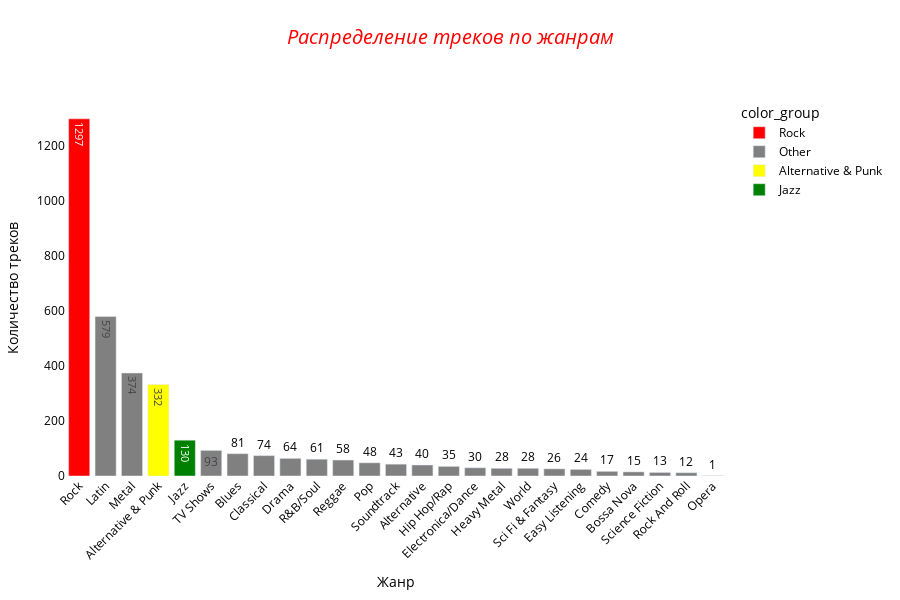

Here is the notebook cell this chart was saved with:
### Code cell
query = """
    SELECT 
        g.name AS genre_name,
        COUNT(*) AS tracks_count
    FROM track t
    JOIN genre g ON t.genre_id = g.genre_id
    GROUP BY g.name
    ORDER BY COUNT(*) DESC
"""

with set_connection() as conn:
    df = pd.read_sql(query, conn)

highlight_genres = ['Rock', 'Jazz', 'Alternative & Punk']
df['color_group'] = df['genre_name'].apply(
    lambda x: x if x in highlight_genres else 'Other'
)

color_map = {
    'Rock': 'red',
    'Jazz': 'green',
    'Alternative & Punk': 'yellow',
    'Other': 'grey'
}
fig = px.bar(
    df,
    x='genre_name',
    y='tracks_count',
    title='Распределение треков по жанрам',
    labels={'genre_name': 'Жанр', 'tracks_count': 'Количество треков'},
    color='color_group',
    color_discrete_map=color_map,
    category_orders={'genre_name': df['genre_name']},
    text='tracks_count',
    height=600)

fig.update_layout(
    title={
        'text': '<i>Распределение треков по жанрам</i>',
        'y':0.95,
        'x':0.5,
        'xanchor': 'center',
        'yanchor': 'top',
        'font': {'size': 20, 'color': 'red'}
    },
    plot_bgcolor='white',  # Белый фон области диаграммы
    paper_bgcolor='white', # Белый фон вокруг диаграммы
    xaxis_tickangle=-45,
    font=dict(color='black'),
    margin=dict(l=50, r=50, b=100, t=100))
     
fig.show()

### Figure 1 — Plotly figure (JSON) as saved in the notebook; plotly's stock layout.template omitted (floating-point values rounded to 4 significant figures)
{"data": [{"hovertemplate": "color_group=Rock<br>Жанр=%{x}<br>Количество треков=%{text}<extra></extra>", "legendgroup": "Rock", "marker": {"color": "red", "pattern": {"shape": ""}}, "name": "Rock", "orientation": "v", "showlegend": true, "text": [1297.0], "textposition": "auto", "type": "bar", "x": ["Rock"], "xaxis": "x", "y": [1297], "yaxis": "y"}, {"hovertemplate": "color_group=Other<br>Жанр=%{x}<br>Количество треков=%{text}<extra></extra>", "legendgroup": "Other", "marker": {"color": "grey", "pattern": {"shape": ""}}, "name": "Other", "orientation": "v", "showlegend": true, "text": [579.0, 374.0, 93.0, 81.0, 74.0, 64.0, 61.0, 58.0, 48.0, 43.0, 40.0, 35.0, 30.0, 28.0, 28.0, 26.0, 24.0, 17.0, 15.0, 13.0, 12.0, 1.0], "textposition": "auto", "type": "bar", "x": ["Latin", "Metal", "TV Shows", "Blues", "Classical", "Drama", "R&B/Soul", "Reggae", "Pop", "Soundtrack", "Alternative", "Hip Hop/Rap", "Electronica/Dance", "Heavy Metal", "World", "Sci Fi & Fantasy", "Easy Listening", "Comedy", "Bossa Nova", "Science Fiction", "Rock And Roll", "Opera"], "xaxis": "x", "y": [579, 374, 93, 81, 74, 64, 61, 58, 48, 43, 40, 35, 30, 28, 28, 26, 24, 17, 15, 13, 12, 1], "yaxis": "y"}, {"hovertemplate": "color_group=Alternative & Punk<br>Жанр=%{x}<br>Количество треков=%{text}<extra></extra>", "legendgroup": "Alternative & Punk", "marker": {"color": "yellow", "pattern": {"shape": ""}}, "name": "Alternative & Punk", "orientation": "v", "showlegend": true, "text": [332.0], "textposition": "auto", "type": "bar", "x": ["Alternative & Punk"], "xaxis": "x", "y": [332], "yaxis": "y"}, {"hovertemplate": "color_group=Jazz<br>Жанр=%{x}<br>Количество треков=%{text}<extra></extra>", "legendgroup": "Jazz", "marker": {"color": "green", "pattern": {"shape": ""}}, "name": "Jazz", "orientation": "v", "showlegend": true, "text": [130.0], "textposition": "auto", "type": "bar", "x": ["Jazz"], "xaxis": "x", "y": [130], "yaxis": "y"}], "layout": {"barmode": "relative", "font": {"color": "black"}, "height": 600, "legend": {"title": {"text": "color_group"}, "tracegroupgap": 0}, "margin": {"b": 100, "l": 50, "r": 50, "t": 100}, "paper_bgcolor": "white", "plot_bgcolor": "white", "title": {"font": {"color": "red", "size": 20}, "text": "<i>Распределение треков по жанрам</i>", "x": 0.5, "xanchor": "center", "y": 0.95, "yanchor": "top"}, "xaxis": {"anchor": "y", "categoryarray": ["Rock", "Latin", "Metal", "Alternative & Punk", "Jazz", "TV Shows", "Blues", "Classical", "Drama", "R&B/Soul", "Reggae", "Pop", "Soundtrack", "Alternative", "Hip Hop/Rap", "Electronica/Dance", "Heavy Metal", "World", "Sci Fi & Fantasy", "Easy Listening", "Comedy", "Bossa Nova", "Science Fiction", "Rock And Roll", "Opera"], "categoryorder": "array", "domain": [0, 1], "tickangle": -45, "title": {"text": "Жанр"}}, "yaxis": {"anchor": "x", "domain": [0, 1], "title": {"text": "Количество треков"}}}}
